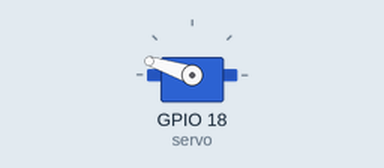
Recording of a program running on a simulated Raspberry Pi (BCM pin numbers). Parts: servo. Servo angles are drawn from the pulse width (0.5 ms = 0°, 2.5 ms = 180°); what the program prints to the terminal is not drawn.

Above: at 0.05 s.
At 2.05 s:
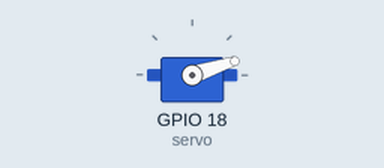
At 4.0 s:
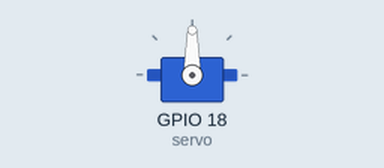
Timing chart, 0 to 5.2 s (numbered marks = the images above):
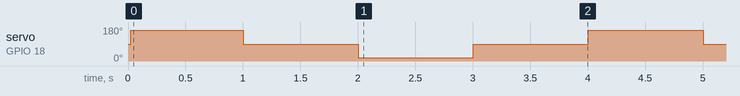

The program:

servo_gpiozero_2.py
```python
# Beispiel mit Servo und PiGPIOFactory aus der gpiozero library
#
print("Daemon pigpiod is not supported on Raspberry Pi 5.\n"
      "Daemon and Python module has been removed from Debian Trixi.\n"
      "To install it:\n"
      "- sudo apt update\n"
      "- sudo apt install python3-pigpio pigpio\n"
      "- sudo systemctl start pigpiod\n")

from gpiozero.pins.pigpio import PiGPIOFactory
from gpiozero import Servo
from time import sleep

factory = PiGPIOFactory()
# Dreht nur im Winkel von 90 Grad
#servo = Servo(18)
servo = Servo(18,
              min_pulse_width=0.0007,
              max_pulse_width=0.0023,
              pin_factory=factory)

print("Start turning...")
print("Press CTRL-C to stop.")

try:
    while True:
        servo.max()
        sleep(1)
        servo.mid()
        sleep(1)
        servo.min()
        sleep(1)
        servo.mid()
        sleep(1)
except KeyboardInterrupt:
    servo.mid()
    servo = None

print("Done!")
```

Measured:
- by itself, servo on GPIO 18 (servo): repeats every 4.0 s: 90° 1.0 s, 18° 1.0 s, 90° 1.0 s, 162° 1.0 s
